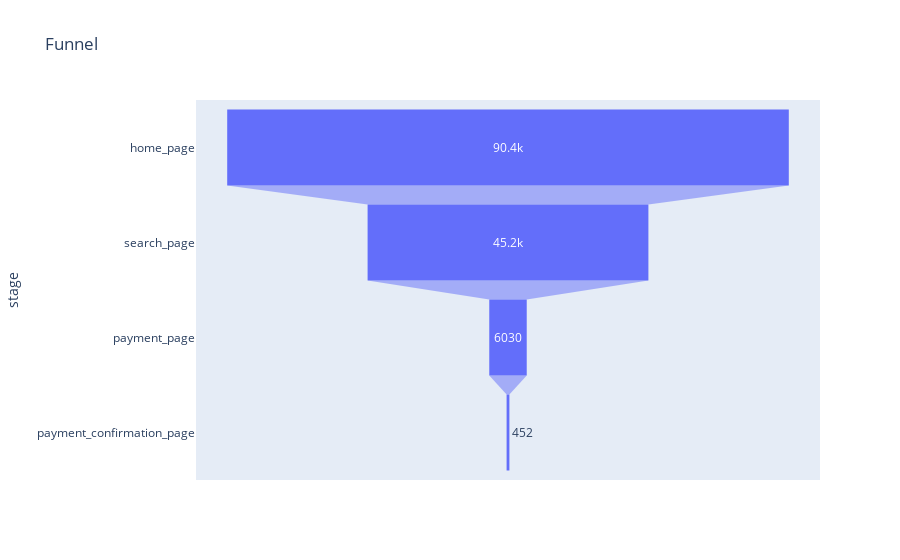

Write notebook code for a chart like this one.
### Code cell
fig = px.funnel(data, x='number', y='stage',title='Funnel')
fig.show()

### Figure 1 — Plotly figure (JSON) as saved in the notebook; plotly's stock layout.template omitted (floating-point values rounded to 4 significant figures)
{"data": [{"hovertemplate": "number=%{x}<br>stage=%{y}<extra></extra>", "legendgroup": "", "marker": {"color": "#636efa"}, "name": "", "orientation": "h", "showlegend": false, "type": "funnel", "x": [90400, 45200, 6030, 452], "xaxis": "x", "y": ["home_page", "search_page", "payment_page", "payment_confirmation_page"], "yaxis": "y"}], "layout": {"legend": {"tracegroupgap": 0}, "title": {"text": "Funnel"}, "xaxis": {"anchor": "y", "domain": [0, 1], "title": {"text": "number"}}, "yaxis": {"anchor": "x", "domain": [0, 1], "title": {"text": "stage"}}}}
